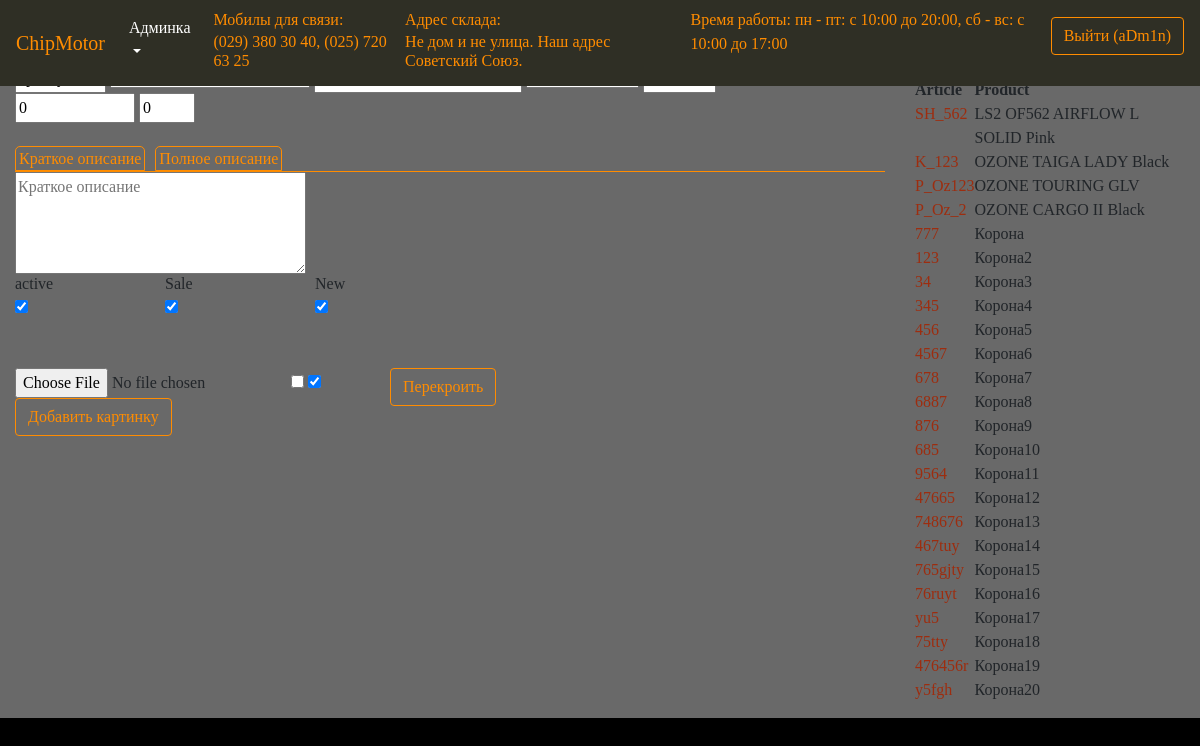
The page /admin_product/ (signed in) on the database its author committed.
### products/models.py (models this page shows)
class Product(models.Model):  # модели принято называть в ед. числе
    name = models.CharField(max_length=64, unique=True)
    article = models.CharField(max_length=7, default="артикул", unique=True)
    price = models.DecimalField(max_digits=10, decimal_places=2, default=0)
    discount = models.IntegerField(default=0)
    category = models.ForeignKey(ProductCategory, blank=True, null=True, default=None, on_delete=models.SET_NULL)
    short_description = models.TextField(max_length=128, blank=True, null=True, default=None)
    description = models.TextField(blank=True, null=True, default=None)
    prod_active = models.BooleanField(default=True)
    year_model = models.CharField(max_length=10, default="2018")
    status_new = models.BooleanField(default=True)
    status_sale = models.BooleanField(default=True)
    created = models.DateTimeField(auto_now_add=True, auto_now=False)
    update = models.DateTimeField(auto_now_add=True, auto_now=False)
    fabric = models.ForeignKey(Fabric, blank=True, null=True, default=None, on_delete=models.SET_NULL)
    sizes = models.ManyToManyField(ProductSizes, blank=True, null=True, default=None)
    class Meta:
        verbose_name = "Товар"  # приомзносимое имя в единственном числе
        verbose_name_plural = "Товары"  # приомзносимое имя во множественном числе
    def __str__(self):  # настройка презинтации модели вадминке
        return "%s %s" % (self.price, self.name)

### products/views.py (the view, shortened to what this page needs)
@login_required
@transaction.atomic
def adm_products(request):
    args = dict()
    args.update(csrf(request))
    args['products'] = Product.objects.all()
    args['form1'] = ProductForm(request.POST or None)
    args['form2'] = ProductImageForm()
    if request.method == "GET":
        try:
            article = request.GET['article']
            if Product.objects.filter(article=article).exists():
                print("наш запрос изменение", request)
                product = Product.objects.get(article=article)
                args['form1'] = ProductForm(request.GET, instance=product)
                if args['form1'].is_valid():
                    args['form1'].save()
                    dumps = json.dumps("OK")
                    return HttpResponse(dumps)
            else:
                print("наш запрос создание", request)
                args['form1'] = ProductForm(request.GET)
                if args['form1'].is_valid():
                    print("NEW_____NEW_____NEW")
                    args['form1'].save()
                    dumps = json.dumps("OK")
                    return HttpResponse(dumps)
        except MultiValueDictKeyError:
            print("U_______________MultiValueDictKeyError")
        except:
            print("U_______________XZ___KeyError")
    return render(request, 'products/product.html', args)

### products/forms.py
class ProductForm(forms.ModelForm):
    category = forms.ModelChoiceField(queryset=ProductCategory.objects.all(),
                                      to_field_name="name", widget=forms.Select())
    fabric = forms.ModelChoiceField(queryset=Fabric.objects.all(), to_field_name="name", widget=forms.Select())
    class Meta:
        model = Product
        fields = '__all__'
        widgets = {
            'short_description': Textarea(attrs={'cols': 30, 'rows': 4, 'placeholder': "Краткое описание"}),
            'description': Textarea(attrs={'cols': 90, 'rows': 10, 'placeholder': "Полное описание"}),
            'article': TextInput(attrs={'size': 7, 'placeholder': "Артикул"}),
            'name': TextInput(attrs={'cols': 20, 'rows': 1, 'placeholder': "Имя"}),
            'year_model': TextInput(attrs={'size': 5, 'placeholder': "Год выпуска"}),
            'price': NumberInput(attrs={'size': 10, 'placeholder': "Цена"}),
            'discount': NumberInput(attrs={'size': 4, 'placeholder': "%"}),
        }

class ProductImageForm(forms.ModelForm):
    product = forms.ModelChoiceField(queryset=Product.objects.all(), to_field_name="name", widget=forms.Select())
    class Meta:
        model = ProductImage
        fields = '__all__'

### landing/context_processors.py (called while the page is built)
def context_processor_local(request):
    if auth.get_user(request).username != AnonymousUser.username:
        au_user = auth.get_user(request)
        context_order_user = Order.objects.filter(user=au_user)
    else:
        context_order_user = False
    session_key = request.session.session_key
    if not session_key:
        request.session.cycle_key()
    context_category_product = ProductCategory.objects.all()
    context_product_in_basket = ProductInBasket.objects.filter(session_key=session_key, order=None)
    product_in_basket_session = ProductInBasket.objects.filter(session_key=session_key).exclude(order=None)
    context_order_for_no_user = set()
    for elem in product_in_basket_session:
        context_order_for_no_user.add(elem.order)
    return locals()

### products/models.py (called while the page is built)
    def __str__(self):  # настройка презинтации модели вадминке
        return "%s" % self.name

    def __str__(self):  # настройка презинтации модели вадминке
        return "%s" % self.name

### templates/products/product.html (shortened to what this page needs)
{% extends 'base.html' %}
{% load static %}
{% load i18n %}
{% load widget_tweaks %}
{% block content %}
    <div class="product-item">
        <div class="row">
            <div class = "col-9">
                <form id="form_product_change" action="{% url 'adm_products' %}">
                    <br>
                    {{ form1.price }}
                    {{ form1.discount }}
                    <br><br>
                    <div>
                        <ul class="nav nav-tabs" role="tablist">
                            <li role="presentation" class="active ">
                                <a href="#short_description" aria-controls="home" role="tab" data-toggle="tab" class="my-tabs">
                                    Краткое описание
                                </a>
                            </li>
                            <li role="presentation"><a href="#description" class="my-tabs" aria-controls="profile" role="tab" data-toggle="tab">
                                Полное описание
                                </a>
                            </li>
                        </ul>
                        <div class="tab-content product-description-tabs">
                            <div role="tabpanel" class="tab-pane active" id="short_description">
                                {{ form1.short_description }}
                            </div>
                        </div>
                    </div>
                    <div class="row">
                        <div class = "col-2">
                            active<br>
                         {{ form1.prod_active }}
                        </div>
                        <div class = "col-2">
                            Sale<br>
                        {{ form1.status_sale }}
                        </div>
                        <div class = "col-2">
                            New<br>
                        {{ form1.status_new }}
                        </div>
                    </div><br>
                </form>
                <br>
            <div class="row">
                <div class = "col-5">
                <form id="form_img_add" method="POST" action="{% url 'adm_products' %}" enctype="multipart/form-data">{% csrf_token %}
                    {{ form2.image }}
                    {{ form2.is_main }}
                    {{ form2.is_active }}
                    <button type="submit" class="btn btn-outline my-2 my-sm-0" id="create-img">Добавить картинку</button>
                </form>
                </div>
                    <div class = "col-2">
                        <a type="submit" class="btn btn-outline my-2 my-sm-0" href="javascript:" id="change-product">Перекроить</a>
                    </div>
                </div>
            </div>
            <div class = "col-3" id="product_list">
                <table class="table text-left">
                    <thead>
                        <tr>
                            <th>Article</th>
                            <th>Product</th>
                        </tr>
                    </thead>
                    <tbody>
                        {% for product in products %}
                            <tr>
                            <td>
                            <a href="javascript:" class="product_list"
                               data-productname="{{ product.name }}"
                               data-article="{{ product.article }}"
                               data-price="{{ product.price|safe }}"
                               data-discount="{{ product.discount }}"
                               data-category="{{ product.category }}"
                               data-short_description="{{ product.short_description }}"
                               data-description="{{ product.description }}"
                               data-prod_active="{{ product.prod_active }}"
                               data-status_new="{{ product.status_new }}"
                               data-status_sale="{{ product.status_sale }}"
                               data-year_model="{{ product.year_model }}"
                               data-fabric="{{ product.fabric }}"
                                > {{ product.article }}</a><br>
                            </td>
                            <td>
                                {{ product.name }}
                            </td>
                            </tr>
                        {% endfor %}
                    </tbody>
                </table>
            </div>
        </div>
    </div>
{% endblock %}

### templates/navbar.html (shortened to what this page needs)
<nav class="navbar navbar-expand-lg navbar-light bg-light">
  <a class="navbar-brand" href="/">ChipMotor</a>
  <div class="collapse navbar-collapse" id="navbarSupportedContent">
    <ul class="navbar-nav mr-auto">
        {% if user.is_staff %}
          <li class="nav-item dropdown">
            <a class="nav-link dropdown-toggle" href="#" id="navbarDropdown" data-toggle="dropdown" aria-haspopup="true" aria-expanded="false">
              Админка
            </a>
        {% endif %}
        <li class="text-context">
            <span>Мобилы для связи: </span>
            <h6>(029) 380 30 40,  (025) 720 63 25</h6>
        </li>
        <li class="text-context">
            <span>Адрес склада: </span>
            <h6>Не дом и не улица. Наш адрес Советский Союз.</h6>
        </li>
        <li class="text-context">
            <span>Время работы: пн - пт: с 10:00 до 20:00, сб - вс: с 10:00 до 17:00</span>
        </li>
    </ul>
    <form class="form-inline my-2 my-lg-0">
        {% if user.username %}
            <a href="/logout/" class="btn btn-outline my-2 my-sm-0">Выйти ({{ user.username }})</a>
        {% else %}
            <a href="javascript:PopUpShow()" class="btn btn-outline my-2 my-sm-0">Войти</a>
        {% endif %}
    </form>
  </div>
</nav>

### static/css/style.css (style rules this page uses)
html, body { height: 100%; max-width: 100%; font-family: 'Roboto', sans-serif; background-color: black; }
.bg-light { top: 0; position: fixed; min-width: 100%; background-color: #2f2f25!important; z-index: 10; }
.navbar-brand { color: darkorange!important; }
.nav-link { color: white!important; }
.btn-outline { color: darkorange; background-color: transparent; background-image: none; border-color: darkorange; margin-bottom: 15px!important; }
* { font-family: Areal, serif; }
.table thead th { vertical-align: bottom; border-bottom: none; }
.table thead th { border-bottom: none; }
.table td, .table th { padding: 0; border-top: none; }
.table td, .table th { padding: 0; border-top:none; }
#short_description { width: 300px; height: 100px; }
.product-item { position: fixed; width: 100%; top: 6vh; padding: 15px; background-color: dimgray; }
.product_list { color: #9d2d0f; }
#product_list { height:80vh; padding: 15px; overflow-y:scroll; }
#id_price { width: 15vh; }
#id_discount { width: 7vh; }
.my-tabs { border: 1px darkorange solid; border-top-left-radius: 5px; border-top-right-radius: 5px; color: darkorange; padding: 3px; margin-right: 10px; }
.nav-tabs { border-bottom: 1px solid darkorange; }
.text-context { color: darkorange; text-align: left; padding-left: 15px; }

### rows shown on the page
Product: article "SH_562", name "LS2 OF562 AIRFLOW L SOLID Pink"
Product: article "K_123", name "OZONE TAIGA LADY Black"
Product: article "P_Oz123", name "OZONE TOURING GLV"
Product: article "P_Oz_2", name "OZONE CARGO II Black"
Product: article "777", name "Корона"
Product: article "123", name "Корона2"
Product: article "34", name "Корона3"
Product: article "345", name "Корона4"
Product: article "456", name "Корона5"
Product: article "4567", name "Корона6"
Product: article "678", name "Корона7"
Product: article "6887", name "Корона8"
Product: article "876", name "Корона9"
Product: article "685", name "Корона10"
Product: article "9564", name "Корона11"
Product: article "47665", name "Корона12"
Product: article "748676", name "Корона13"
Product: article "467tuy", name "Корона14"
Product: article "765gjty", name "Корона15"
Product: article "76ruyt", name "Корона16"
Product: article "yu5", name "Корона17"
Product: article "75tty", name "Корона18"
Product: article "476456r", name "Корона19"
Product: article "y5fgh", name "Корона20"

### other values the page prints
{{ user.username }} "aDm1n"
